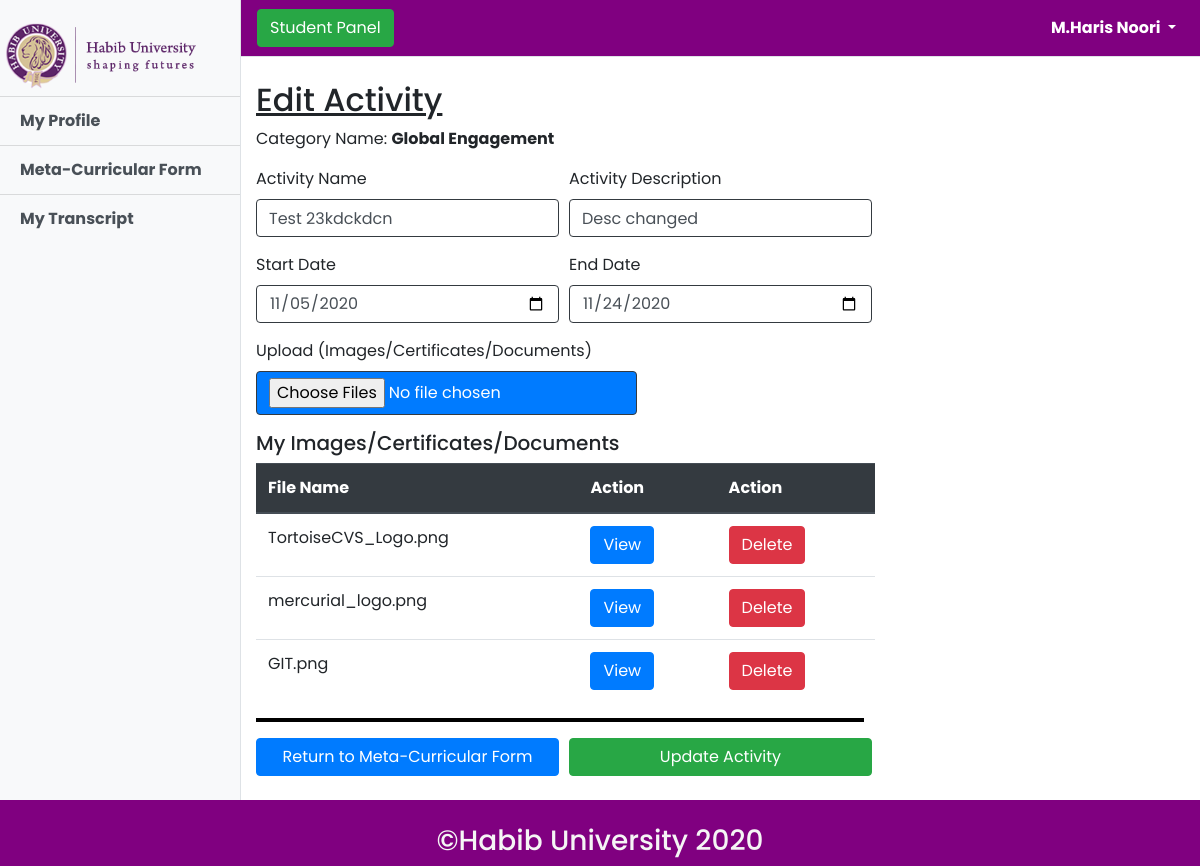
Page /src/student/edit_activity.php?act_id=94 (signed in) on the committed database.
### tables this page shows
CREATE TABLE `activity` (
  `act_id` int(5) NOT NULL,
  `cat_id` int(11) NOT NULL,
  `std_id` int(11) NOT NULL,
  `act_name` varchar(100) NOT NULL,
  `act_desc` mediumtext NOT NULL,
  `start_date` varchar(20) NOT NULL,
  `end_date` varchar(20) NOT NULL
);

CREATE TABLE `category` (
  `cat_id` int(11) NOT NULL,
  `cat_name` varchar(50) NOT NULL
);

CREATE TABLE `files` (
  `std_id` int(11) NOT NULL,
  `act_id` int(11) NOT NULL,
  `file_name` varchar(200) NOT NULL
);

### src/student/edit_activity.php (the view, shortened to what this page needs)
<?php include "../connect.php"; ?>
<!DOCTYPE html>
<html lang="en">
<head>
    <link rel="stylesheet" href="../../css/my_profile.css">
</head>
<body>
<?php include "student_head.php";
?>
    <div class="container-fluid">
        <h2 class="mt-4"><u>Edit Activity</u></h2>
        <?php
            if(isset($_GET["act_id"]))
            {
                $act_id = $_GET["act_id"];
                $qry_get_act = " SELECT cat_name, act_id, act_name, act_desc, start_date, end_date FROM category,activity WHERE category.cat_id=activity.cat_id AND act_id='".$act_id."' ";
                $res = $con->query($qry_get_act);
                $row = $res->fetch_assoc();
            }
        ?>
        <form action="" method="POST"  enctype="multipart/form-data">
            <div class="form-row">
                <div class="form-group col-md-4">
                    Category Name: <strong><?php echo $row["cat_name"]; ?></strong>
                </div>
            </div>
            <div class="form-row">
                <div class="form-group col-md-4">
                    <label for="">Activity Name</label>
                    <input name="act_name" value="<?php echo $row["act_name"] ?>" type="text" class="form-control border-dark" id="inputEmail4" placeholder="">
                </div>
                <div class="form-group col-md-4">
                    <label for="">Activity Description</label>
                    <input name="act_desc" value="<?php echo $row["act_desc"] ?>" type="text" class="form-control border-dark" id="inputEmail4" placeholder="" >
                </div>
            </div>
            <div class="form-row">
                <div class="form-group col-md-4">
                    <label for="">Start Date</label>
                    <input name="start_date" value="<?php echo $row["start_date"] ?>" type="date" class="form-control border-dark" id="inputEmail4" placeholder="">
                </div>
                <div class="form-group col-md-4">
                    <label for="">End Date</label>
                    <input name="end_date" value="<?php echo $row["end_date"] ?>" type="date" class="form-control border-dark" id="inputEmail4" placeholder="" >
                </div>
            </div>
            <div class="form-row">
                <div class="form-group col-md-5">
                    <label for="">Upload (Images/Certificates/Documents)</label>
                    <input type="file" name="doc[]" class="btn btn-primary border-dark col-md-12" multiple r>
                </div>
            </div>
            <h5>My Images/Certificates/Documents</h5>
            <table class="table col-md-8">
                <thead class="thead-dark">
                <tr>
                    <th scope="col">File Name</th>
                    <th scope="col">Action</th>
                    <th scope="col">Action</th>
                </tr>
                </thead>
                <?php
                    $qry = " SELECT std_id, act_id, file_name FROM files WHERE act_id='".$act_id."' AND std_id = '".$_SESSION["student"]."' ";
                    $res = $con->query($qry);
                    if($res->num_rows > 0)
                    {
                        ?>
                        <tbody>
                        <?php
                        while($row = $res->fetch_assoc())
                        {
                            ?>
                            <tr>
                                <td><?php echo " ".$row["file_name"]." " ?></td>
                                <td><a href="doc/<?php echo $_SESSION["student"].'/'.$row["file_name"] ?>" target="_blank" class="btn btn-primary">View</a></td>
                                <td><a href='del_file.php?file_name=<?php echo $row["file_name"] ?>&act_id=<?php echo $row["act_id"] ?>' class="btn btn-danger">Delete</a></td>
                            </tr>
                            <?php
                        }
                ?>
                        </tbody>
                <?php
                    }
                    else
                    {
                        echo "No Files Uploaded!!";
                    }
                ?>
            </table>
            <hr width="65%" style="border: 2px solid black; margin-left: 0">
            <div class="form-row">
                <div class="form-group col-md-4">
                    <a href="meta_curricular_form.php" class="btn col-md-12 btn-primary text-white">Return to Meta-Curricular Form</a>
                </div>
                <div class="form-group col-md-4">
                    <button type="submit" name="btn_update_activity" class="btn col-md-12 btn-success">Update Activity</button>
                </div>
            </div>
        </form>
    </div>
<?php include "student_foot.php"; ?>

### css/my_profile.css (style rules this page uses)
body { font-family: 'Audiowide', cursive; }

### css/simple-sidebar.css (style rules this page uses)
body { overflow-x: hidden; }

### src/student/student_head.php (style rules this page uses)
body { font-family: 'Poppins', sans-serif; }

### rows in the picture
activity: cat.cat_name "Global Engagement", act_name "Test 23kdckdcn", act_desc "Desc changed", start_date "11/05/2020", end_date "11/24/2020"
files: file_name "TortoiseCVS_Logo.png"
files: file_name "mercurial_logo.png"
files: file_name "GIT.png"

### other values in the picture
$_SESSION["student_name"] "M.Haris Noori"
